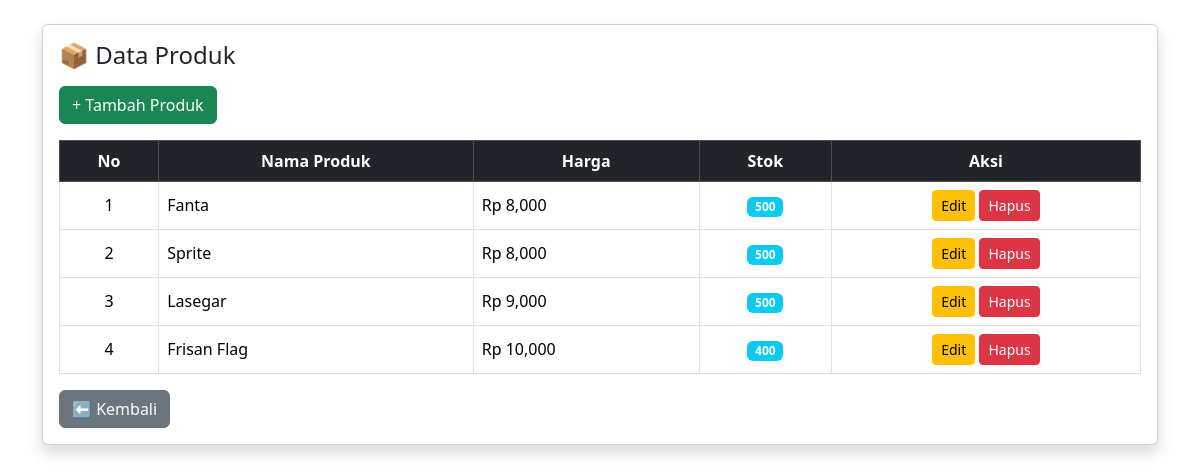
Page /admin/produk.php (signed in) on the committed database.
### tables this page shows
CREATE TABLE `produk` (
  `id` int(11) NOT NULL,
  `nama_produk` varchar(100) NOT NULL,
  `harga` int(11) NOT NULL,
  `stok` int(11) NOT NULL,
  `created_at` timestamp NOT NULL DEFAULT current_timestamp()
);

### admin/produk.php (the view, shortened to what this page needs)
<?php
include '../config/db.php';
$data = mysqli_query($conn, "SELECT * FROM produk ORDER BY id DESC");
?>
<!DOCTYPE html>
<html>
<head>
  <link href="https://cdn.jsdelivr.net/npm/bootstrap@5.3.2/dist/css/bootstrap.min.css" rel="stylesheet">
</head>
<body>
<div class="container mt-4">
  <div class="card shadow">
    <div class="card-body">
      <h4 class="mb-3">📦 Data Produk</h4>
      <a href="produk_tambah.php" class="btn btn-success mb-3">+ Tambah Produk</a>
      <table class="table table-bordered table-hover align-middle">
        <tr class="table-dark text-center">
          <th>No</th>
          <th>Nama Produk</th>
          <th>Harga</th>
          <th>Stok</th>
          <th>Aksi</th>
        </tr>
        <?php $no=1; while($p=mysqli_fetch_assoc($data)): ?>
        <tr>
          <td class="text-center"><?= $no++ ?></td>
          <td><?= $p['nama_produk'] ?></td>
          <td>Rp <?= number_format($p['harga']) ?></td>
          <td class="text-center">
            <span class="badge bg-info"><?= $p['stok'] ?></span>
          </td>
          <td class="text-center">
            <a href="produk_edit.php?id=<?= $p['id'] ?>" class="btn btn-warning btn-sm">Edit</a>
            <a href="produk_hapus.php?id=<?= $p['id'] ?>"
               class="btn btn-danger btn-sm"
               onclick="return confirm('Hapus produk?')">Hapus</a>
          </td>
        </tr>
        <?php endwhile; ?>
      </table>
      <a href="dashboard.php" class="btn btn-secondary">⬅ Kembali</a>
    </div>
  </div>
</div>
</body>
</html>

### rows in the picture
produk: nama_produk "Fanta", harga "8,000", stok "500"
produk: nama_produk "Sprite", harga "8,000", stok "500"
produk: nama_produk "Lasegar", harga "9,000", stok "500"
produk: nama_produk "Frisan Flag", harga "10,000", stok "400"
